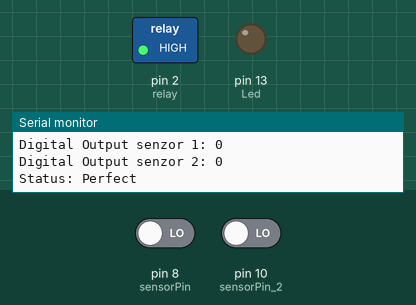
A sketch run on a simulated Arduino Uno, built with avr-gcc and run on an emulated ATmega328P. Parts: switched loads named in the sketch (green lamp = pin HIGH), output pins drawn as LEDs (lit = HIGH), the last lines printed to the serial monitor. The inputs (shaded band) are chosen by the test bench; at power-on: pin 8 (sensorPin) LOW, pin 10 (sensorPin_2) LOW. Pins used as bus, display or sensor lines are not drawn.

Above: at 5.8 s.
5.9 s: pin 8 (sensorPin) driven HIGH and pin 10 (sensorPin_2) driven HIGH
At 8.8 s:
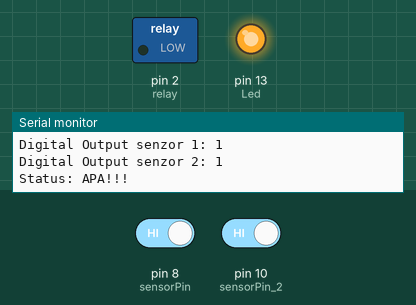
9.2 s: pin 8 (sensorPin) driven LOW
At 10.1 s:
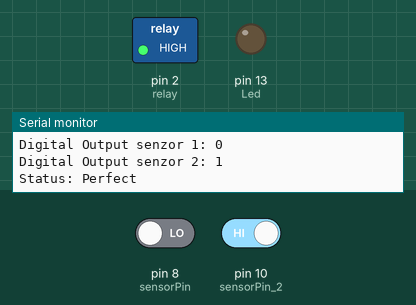
12.5 s: pin 8 (sensorPin) driven HIGH
At 16.0 s:
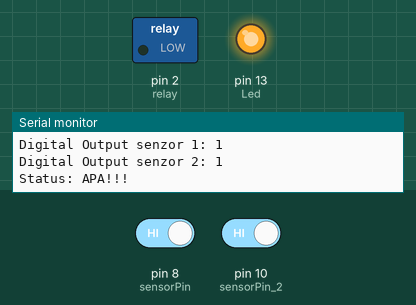
Timing chart, 0 to 17.5 s (numbered marks = the images above; inputs shaded):
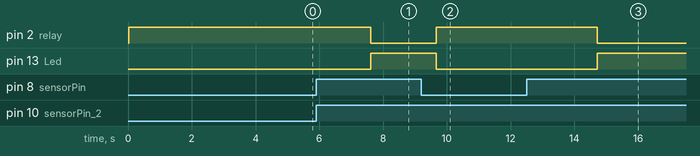

The sketch:

Plante.ino
```cpp
  int relay = 2;
int Led = 13;
#define sensorPower 7
#define sensorPin 8

#define sensorPower_2 9
#define sensorPin_2 10

int readSensor() {
  digitalWrite(sensorPower, HIGH);
  delay(10);
  int sensorVal = digitalRead(sensorPin); // valoarea citita de senzor
  digitalWrite(sensorPower, LOW);
  return sensorVal;             // returneaza valoarea anologiga citita de senzor
}

int readSensor_2() {
  digitalWrite(sensorPower_2, HIGH);
  delay(10);
  int sensorVal_2 = digitalRead(sensorPin_2); // valoarea citita de senzor
  digitalWrite(sensorPower_2, LOW);
  return sensorVal_2;             // returneaza valoarea anologiga citita de senzor
}


void setup() {

  pinMode(Led, OUTPUT);
  pinMode(relay, OUTPUT);
  pinMode(sensorPower, OUTPUT);
  digitalWrite(sensorPower, LOW);

  pinMode(sensorPower_2, OUTPUT);
  digitalWrite(sensorPower_2, LOW);

  Serial.begin(9600);

}

void loop() {

int sensorVal = readSensor();

int sensorVal_2 = readSensor_2();

  Serial.print("Digital Output senzor 1: ");
  Serial.println(sensorVal);

  Serial.print("Digital Output senzor 2: ");
  Serial.println(sensorVal_2);


  // Verificam starea solului, daca valoarea citita este 1 atunci solul trebuie udat, altfel solul este perfect
  if (sensorVal == 1 &&  sensorVal_2 == 1 ) { // daca ambele sunt 1 porneste pompa
    digitalWrite(Led, HIGH);
    Serial.println("Status: APA!!!");
    digitalWrite(relay, LOW);
    delay(500);
  } else { // daca ambele sunt 0 atunci se opreste pompa
    digitalWrite(Led, LOW);
    Serial.println("Status: Perfect");
    digitalWrite(relay, HIGH);
    delay(2000);
  }

  delay(500);  //  citeste valoarea senzorului de umiditate pentru a putea fi testata

  Serial.println();

}
```

Measured:
- after the input at 5.9 s, pin 2 (relay): HIGH → LOW after 1.7 s; pin 13 (Led): LOW → HIGH after 1.7 s
- after the input at 9.2 s, pin 2 (relay): LOW → HIGH after 0.47 s; pin 13 (Led): HIGH → LOW after 0.46 s
- after the input at 12.5 s, pin 2 (relay): HIGH → LOW after 2.2 s; pin 13 (Led): LOW → HIGH after 2.2 s
